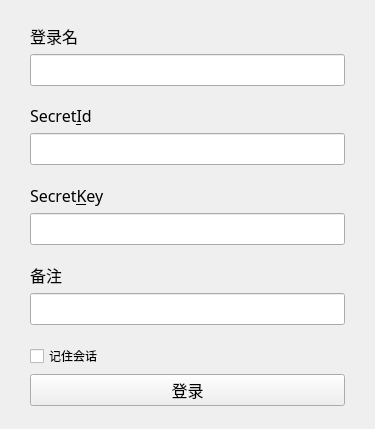
<?xml version="1.0" encoding="UTF-8"?>
<ui version="4.0">
 <class>LoginDialog</class>
 <widget class="QWidget" name="LoginDialog">
  <property name="geometry">
   <rect>
    <x>0</x>
    <y>0</y>
    <width>375</width>
    <height>429</height>
   </rect>
  </property>
  <property name="windowTitle">
   <string>登录</string>
  </property>
  <layout class="QVBoxLayout" name="verticalLayout">
   <property name="leftMargin">
    <number>30</number>
   </property>
   <property name="rightMargin">
    <number>30</number>
   </property>
   <item>
    <spacer name="verticalSpacer">
     <property name="orientation">
      <enum>Qt::Vertical</enum>
     </property>
     <property name="sizeHint" stdset="0">
      <size>
       <width>312</width>
       <height>7</height>
      </size>
     </property>
    </spacer>
   </item>
   <item>
    <widget class="QLabel" name="labelLgoinName">
     <property name="font">
      <font>
       <family>微软雅黑</family>
       <pointsize>12</pointsize>
      </font>
     </property>
     <property name="text">
      <string>登录名</string>
     </property>
     <property name="buddy">
      <cstring>lineSecretId</cstring>
     </property>
    </widget>
   </item>
   <item>
    <widget class="ComboLine" name="lineLoginName">
     <property name="minimumSize">
      <size>
       <width>0</width>
       <height>32</height>
      </size>
     </property>
     <property name="text">
      <string/>
     </property>
    </widget>
   </item>
   <item>
    <spacer name="verticalSpacer_7">
     <property name="orientation">
      <enum>Qt::Vertical</enum>
     </property>
     <property name="sizeHint" stdset="0">
      <size>
       <width>312</width>
       <height>7</height>
      </size>
     </property>
    </spacer>
   </item>
   <item>
    <widget class="QLabel" name="labelSecretId">
     <property name="font">
      <font>
       <family>微软雅黑</family>
       <pointsize>12</pointsize>
      </font>
     </property>
     <property name="text">
      <string>Secret&amp;Id</string>
     </property>
     <property name="buddy">
      <cstring>lineSecretId</cstring>
     </property>
    </widget>
   </item>
   <item>
    <widget class="QLineEdit" name="lineSecretId">
     <property name="minimumSize">
      <size>
       <width>0</width>
       <height>32</height>
      </size>
     </property>
    </widget>
   </item>
   <item>
    <spacer name="verticalSpacer_2">
     <property name="orientation">
      <enum>Qt::Vertical</enum>
     </property>
     <property name="sizeHint" stdset="0">
      <size>
       <width>312</width>
       <height>7</height>
      </size>
     </property>
    </spacer>
   </item>
   <item>
    <widget class="QLabel" name="labelSecretKey">
     <property name="font">
      <font>
       <family>微软雅黑</family>
       <pointsize>12</pointsize>
      </font>
     </property>
     <property name="text">
      <string>Secret&amp;Key</string>
     </property>
     <property name="buddy">
      <cstring>lineSecretKey</cstring>
     </property>
    </widget>
   </item>
   <item>
    <widget class="QLineEdit" name="lineSecretKey">
     <property name="minimumSize">
      <size>
       <width>0</width>
       <height>32</height>
      </size>
     </property>
    </widget>
   </item>
   <item>
    <spacer name="verticalSpacer_4">
     <property name="orientation">
      <enum>Qt::Vertical</enum>
     </property>
     <property name="sizeHint" stdset="0">
      <size>
       <width>312</width>
       <height>8</height>
      </size>
     </property>
    </spacer>
   </item>
   <item>
    <widget class="QLabel" name="labelRemark">
     <property name="font">
      <font>
       <family>微软雅黑</family>
       <pointsize>12</pointsize>
      </font>
     </property>
     <property name="text">
      <string>备注</string>
     </property>
    </widget>
   </item>
   <item>
    <widget class="QLineEdit" name="lineRemark">
     <property name="minimumSize">
      <size>
       <width>0</width>
       <height>32</height>
      </size>
     </property>
    </widget>
   </item>
   <item>
    <spacer name="verticalSpacer_5">
     <property name="orientation">
      <enum>Qt::Vertical</enum>
     </property>
     <property name="sizeHint" stdset="0">
      <size>
       <width>312</width>
       <height>6</height>
      </size>
     </property>
    </spacer>
   </item>
   <item>
    <widget class="QCheckBox" name="checkSaveSession">
     <property name="text">
      <string>记住会话</string>
     </property>
    </widget>
   </item>
   <item>
    <widget class="QPushButton" name="btnLogin">
     <property name="minimumSize">
      <size>
       <width>0</width>
       <height>32</height>
      </size>
     </property>
     <property name="font">
      <font>
       <family>微软雅黑</family>
       <pointsize>12</pointsize>
      </font>
     </property>
     <property name="text">
      <string>登录</string>
     </property>
    </widget>
   </item>
   <item>
    <spacer name="verticalSpacer_6">
     <property name="orientation">
      <enum>Qt::Vertical</enum>
     </property>
     <property name="sizeHint" stdset="0">
      <size>
       <width>312</width>
       <height>8</height>
      </size>
     </property>
    </spacer>
   </item>
  </layout>
 </widget>
 <customwidgets>
  <customwidget>
   <class>ComboLine</class>
   <extends>QLineEdit</extends>
   <header>src/fend/uicommon/comboline.h</header>
  </customwidget>
 </customwidgets>
 <resources/>
 <connections/>
</ui>
